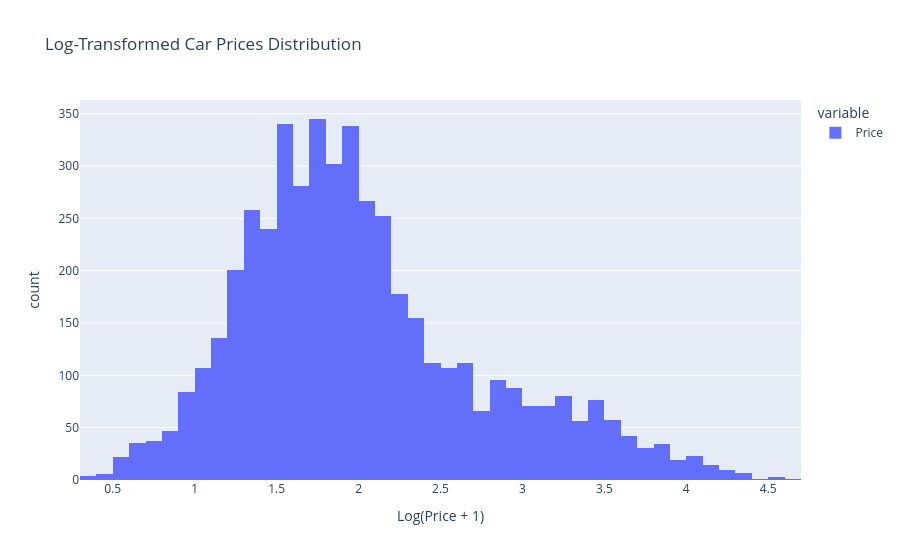

The code cell stored with this chart in its notebook:
### Code cell
px.histogram(y_train_log, nbins=50, title='Log-Transformed Car Prices Distribution', labels={'value': 'Log(Price + 1)'}).show()

### Figure 1 — Plotly figure (JSON) as saved in the notebook; plotly's stock layout.template omitted (floating-point values rounded to 4 significant figures; data arrays with more than 128 entries replaced by an {"elided": "..."} marker saying what was removed)
{"data": [{"alignmentgroup": "True", "bingroup": "x", "hovertemplate": "variable=Price<br>Log(Price + 1)=%{x}<br>count=%{y}<extra></extra>", "legendgroup": "Price", "marker": {"color": "#636efa", "pattern": {"shape": ""}}, "name": "Price", "nbinsx": 50, "offsetgroup": "Price", "orientation": "v", "showlegend": true, "type": "histogram", "x": {"elided": "4812 float values"}, "xaxis": "x", "yaxis": "y"}], "layout": {"barmode": "relative", "legend": {"title": {"text": "variable"}, "tracegroupgap": 0}, "title": {"text": "Log-Transformed Car Prices Distribution"}, "xaxis": {"anchor": "y", "domain": [0, 1], "title": {"text": "Log(Price + 1)"}}, "yaxis": {"anchor": "x", "domain": [0, 1], "title": {"text": "count"}}}}
